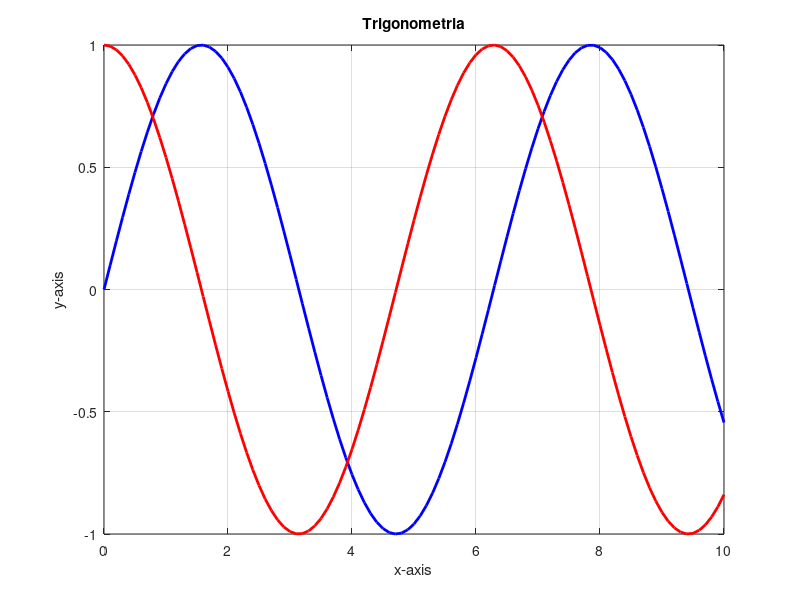

This chart was generated by the following MATLAB code:
x= [0:0.1:10];

#inicializo vetores y1 e y2
y1 = zeros(size(x)); #para sin(x)
y2 = zeros(size(x)); #para cos(x)

#calcular seno e cosseno
for idx = 1:length(x)
  y1(idx) = sin(x(idx));
  y2(idx) = cos(x(idx));
end


#criação do gráfico
figure;
plot(x, y1, 'b', 'LineWidth', 2);
hold on;
plot(x, y2, 'r', 'LineWidth', 2);

#titulo e outras coisas
title('Trigonometria')
xlabel('x-axis')
ylabel('y-axis')

#mostra grade
grid on
hold off




